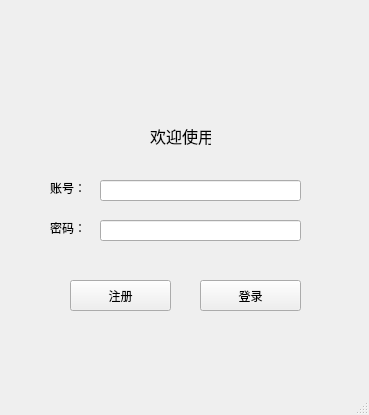
<?xml version="1.0" encoding="UTF-8"?>
<ui version="4.0">
 <class>MainWindow</class>
 <widget class="QMainWindow" name="MainWindow">
  <property name="geometry">
   <rect>
    <x>0</x>
    <y>0</y>
    <width>369</width>
    <height>415</height>
   </rect>
  </property>
  <property name="windowTitle">
   <string>MainWindow</string>
  </property>
  <property name="windowIcon">
   <iconset resource="Resource.qrc">
    <normaloff>:/image/iron.png</normaloff>:/image/iron.png</iconset>
  </property>
  <property name="styleSheet">
   <string notr="true"/>
  </property>
  <widget class="QWidget" name="centralwidget">
   <widget class="QPushButton" name="signinBut">
    <property name="geometry">
     <rect>
      <x>200</x>
      <y>280</y>
      <width>101</width>
      <height>31</height>
     </rect>
    </property>
    <property name="text">
     <string>登录</string>
    </property>
   </widget>
   <widget class="QPushButton" name="signupBut">
    <property name="geometry">
     <rect>
      <x>70</x>
      <y>280</y>
      <width>101</width>
      <height>31</height>
     </rect>
    </property>
    <property name="text">
     <string>注册</string>
    </property>
   </widget>
   <widget class="QLineEdit" name="userID">
    <property name="geometry">
     <rect>
      <x>100</x>
      <y>180</y>
      <width>201</width>
      <height>21</height>
     </rect>
    </property>
   </widget>
   <widget class="QLineEdit" name="password">
    <property name="geometry">
     <rect>
      <x>100</x>
      <y>220</y>
      <width>201</width>
      <height>21</height>
     </rect>
    </property>
   </widget>
   <widget class="QLabel" name="label">
    <property name="geometry">
     <rect>
      <x>50</x>
      <y>180</y>
      <width>31</width>
      <height>16</height>
     </rect>
    </property>
    <property name="text">
     <string>账号：</string>
    </property>
   </widget>
   <widget class="QLabel" name="label_2">
    <property name="geometry">
     <rect>
      <x>50</x>
      <y>220</y>
      <width>41</width>
      <height>16</height>
     </rect>
    </property>
    <property name="text">
     <string>密码：</string>
    </property>
   </widget>
   <widget class="QLabel" name="label_3">
    <property name="geometry">
     <rect>
      <x>150</x>
      <y>120</y>
      <width>61</width>
      <height>31</height>
     </rect>
    </property>
    <property name="font">
     <font>
      <family>Arial</family>
      <pointsize>12</pointsize>
     </font>
    </property>
    <property name="text">
     <string>欢迎使用</string>
    </property>
   </widget>
   <widget class="QWidget" name="widget" native="true">
    <property name="geometry">
     <rect>
      <x>120</x>
      <y>20</y>
      <width>121</width>
      <height>101</height>
     </rect>
    </property>
    <property name="styleSheet">
     <string notr="true">image: url(:/image/iron.png);</string>
    </property>
   </widget>
  </widget>
  <widget class="QMenuBar" name="menubar">
   <property name="geometry">
    <rect>
     <x>0</x>
     <y>0</y>
     <width>369</width>
     <height>21</height>
    </rect>
   </property>
  </widget>
  <widget class="QStatusBar" name="statusbar"/>
 </widget>
 <resources>
  <include location="Resource.qrc"/>
 </resources>
 <connections/>
</ui>
